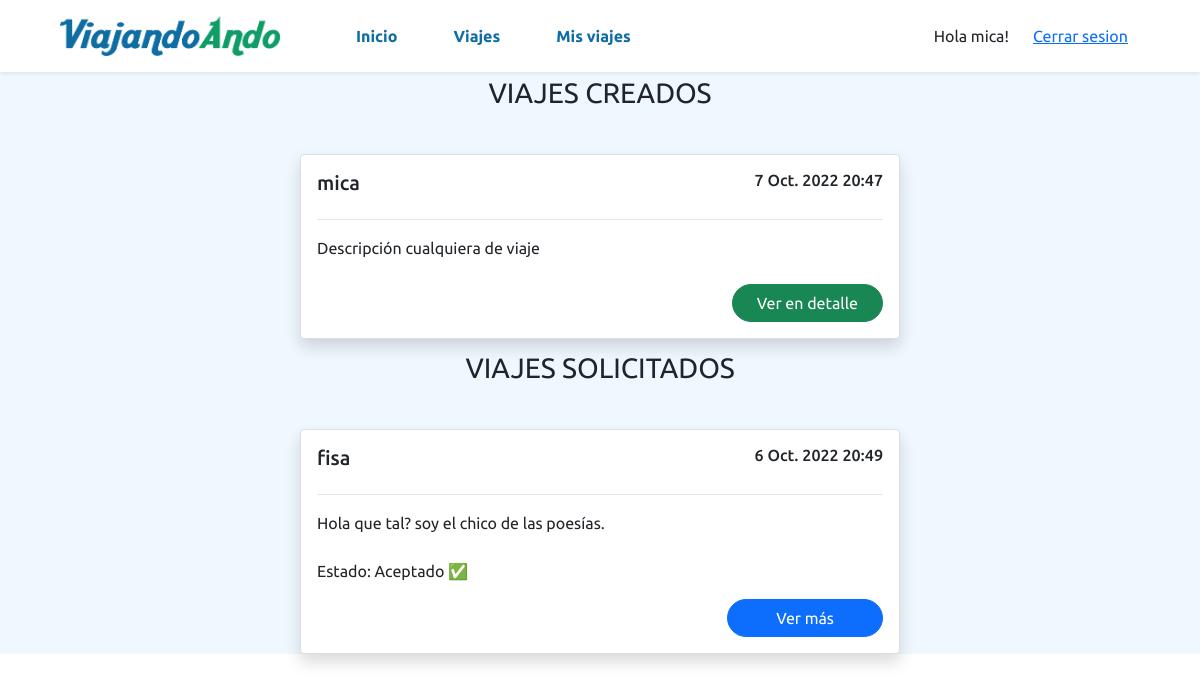
/viajes/misviajes (signed in), run on the app's committed database.
### viajes/models.py (models this page shows, shortened)
class Viaje(models.Model):
    conductor = models.ForeignKey(Conductor,on_delete=models.CASCADE, related_name='conductor_set')
    datetime = models.DateTimeField(blank=True, null=True, default=None)
    fecha = models.DateField(blank=True, null=True, default=None)
    hora = models.TimeField(blank=True, null=True, default=None)
    ciudad_origen = models.ForeignKey(Ciudad,on_delete=models.CASCADE, related_name='ciudad_origen_set')
    ciudad_destino = models.ForeignKey(Ciudad,on_delete=models.CASCADE, related_name='ciudad_destino_set')
    pasajeros = models.ManyToManyField(User, through='UsuarioPeticion')
    imagen_vehiculo = models.ImageField(upload_to="images/")
    descripcion = models.CharField(max_length=250)
    capacidad = models.PositiveIntegerField()
    ocupados = models.PositiveIntegerField(default=0)
    class Meta:
        constraints = [
            models.UniqueConstraint(
                fields=['conductor', 'datetime'], name='unique_conductor_datetime_combination'
            )
        ]

class UsuarioPeticion(models.Model):
    viaje = models.ForeignKey(Viaje, on_delete=models.CASCADE)
    user = models.ForeignKey(User, on_delete=models.CASCADE)
    esta_aceptado = models.BooleanField(null=True, default=None)
    class Meta:
        constraints = [
            models.UniqueConstraint(
                fields=['viaje', 'user'], name='unique_viaje_user_combination'
            )
        ]

### users/models.py (models this page shows)
class Conductor(models.Model):
    user = models.OneToOneField(User, on_delete=models.CASCADE, primary_key=True)
    licencia = models.CharField(max_length=250)
    foto_perfil = models.ImageField(upload_to="images/", null=True, default=None)
    celular = models.BigIntegerField(blank=True, null=True, default=None);
    def __str__(self):
        string = str(self.user.username)
        return string

### viajes/views.py (the view)
# urls.py: path("viajes/misviajes", viajes_views.mis_viajes, name="mis viajes"),
@login_required
def mis_viajes(request):
	if request.method == "GET":
		conductor = Conductor.objects.get(user_id=request.user.id)
		viajes_creados = Viaje.objects.filter(conductor_id=conductor)
		viajes_solicitados = UsuarioPeticion.objects.filter(user_id=request.user)
	return render(request, "viajes/mis_viajes.html", {'viajes_solicitados': viajes_solicitados, 'viajes_creados': viajes_creados})

### viajes/templates/viajes/mis_viajes.html (shortened to what this page needs)
{% extends 'base.html' %}
{% load static %}
{% block content_viaje %}
<div class="viajes">
  {% if viajes_creados|length == 0 %}
    <p class="text-center">No se encontraron resultados de viajes creados.</p>
  {% else %}
    <p class="text-center fs-3">VIAJES CREADOS</p>
    {% for viaje in viajes_creados %}
      <div class="d-flex justify-content-center pt-4">
        <div class="card shadow rounded cardViaje">
          <div class="card-body">
            <div class="d-flex justify-content-between">
              <h5 class="card-title d-inline">{{viaje.conductor}}</h5>
              <h6 class="text-end d-inline">{{viaje.datetime}}</h6>
            </div>
            <hr>
              <p class="card-text mb-4">{{viaje.descripcion}}</p>
              <div class="d-flex justify-content-end">
                <a class="btn btn-success text-center px-4 rounded-pill" href="misviajes/{{viaje.id}}">Ver en detalle</a>
              </div>
          </div>
        </div>
      </div>
    {% endfor %}
  {% endif %}
  <div class="viajes">
    {% if viajes_solicitados|length == 0 %}
      <p class="text-center">No se encontraron resultados de viajes solicitados.</p>
    {% else %}
      <p class="text-center fs-3 mt-2">VIAJES SOLICITADOS</p>
      {% for peticion in viajes_solicitados %}
        <div class="d-flex justify-content-center pt-4">
          <div class="card shadow rounded cardViaje">
            <div class="card-body">
              <div class="d-flex justify-content-between">
                <h5 class="card-title d-inline">{{peticion.viaje.conductor}}</h5>
                <h6 class="text-end d-inline">{{peticion.viaje.datetime}}</h6>
              </div>
              <hr>
                <p class="card-text mb-4">{{peticion.viaje.descripcion}}</p>
                Estado:
                {% if peticion.esta_aceptado == None %}
                  Pendiente ⏲
                {% elif peticion.esta_aceptado == True %}
                    Aceptado ✅
                {% else %}
                  Rechazado ❌
                {% endif %}
                <div class="d-flex justify-content-end">
                  <button type="button" class="btn btn-primary text-center px-5 rounded-pill" data-bs-toggle="modal" data-bs-target="#exampleModal{{viaje.id}}">Ver más</button>
                </div>
            </div>
          </div>
        </div>
      {% endfor %}
    {% endif %}
</div>
{% endblock %}

### viajes/templates/base.html (shortened to what this page needs)
{% load static %}
<!DOCTYPE html>
<html lang="es">
<head>
  <link href="https://cdn.jsdelivr.net/npm/bootstrap@5.1.3/dist/css/bootstrap.min.css" rel="stylesheet">
  <link rel="stylesheet" href="{% static 'viajes/css/styles.css' %}" type="text/css">
</head>
<body>
  <header>
    <nav class="navbar navbar-expand-lg px-md-5 shadow-sm">
      <div class="container-fluid">
        <a href="/"><img class="logo" src="{% static 'viajes/img/logo.png' %}" alt="Logo"></a>
          <div class="collapse navbar-collapse" id="navbarSupportedContent">
              <div class="container-fluid d-flex justify-content-between p py-2">
                <ul class="navbar-nav gap-lg-4 ps-lg-5">
                    <li class="nav-item">
                      <a class="nav-link px-3 fw-bold itemNav rounded-pill" aria-current="page" href="/">Inicio</a>
                    </li>
                    <li class="nav-item">
                      <a class="nav-link px-3 fw-bold itemNav rounded-pill" href="{% url 'viajes' %}">Viajes</a>
                    </li>
                    <li class="nav-item">
                      <a class="nav-link px-3 fw-bold itemNav rounded-pill" href="{% url 'mis viajes' %}">Mis viajes</a>
                    </li>
                </ul>
                <div class="d-flex align-items-center justify-content-between gap-4">
                  {% if user.is_authenticated %}
                    Hola {{ user.username }}!
                    <a href="{% url 'logout' %}">Cerrar sesion</a>
                  {% else %}
                      <a class="text-decoration-none" href="{% url 'register' %}">Registrarse</a>
                      <a class="btn btn-primary" href="{% url 'login' %}">Iniciar Sesion</a>
                  {% endif %}
                </div>
              </div>
          </div>
      </div>
    </nav>
  </header>
  <main>
    {% block content_viaje %}
    {% endblock %}
  </main>
</body>
</html>

### viajes/static/viajes/css/styles.css (style rules this page uses)
body { font-family: 'Ubuntu', sans-serif; }
.logo { width: 220px; }
main { background-color: aliceblue; }
hr { opacity: 0.1; }
.itemNav { color: #0e6da3; }
.cardViaje { width: 600px; min-width: 300px; }

### data on the page
Viaje: conductor "mica", datetime "7 Oct. 2022 20:47", descripcion "Descripción cualquiera de viaje"
UsuarioPeticion: viaje.conductor "fisa", viaje.datetime "6 Oct. 2022 20:49", viaje.descripcion "Hola que tal? soy el chico de las poesías.", esta_aceptado "Aceptado ✅"

### other printed values
{{ user.username }} "mica"
